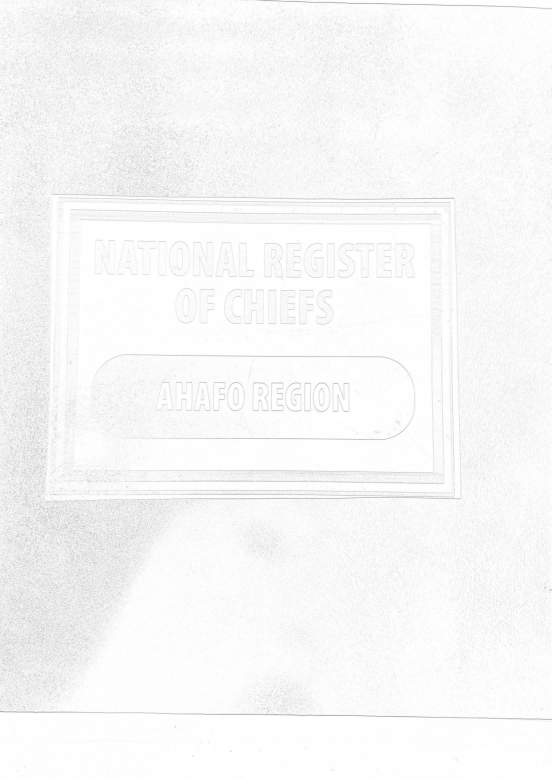
#> input picture data/processed/cleaned/morphology/page_01.png, 1654 x 2340 px (shown at 1/3 size); its folder holds only this picture in this run
$ python crop_utils.py
#> lines starting #> are read from the running program, lines starting #| are printed output that depends on the picture; after the words box and inside, x2 and y2 are one past the last pixel; in counts of white or black regions, pixels touching at a corner belong together
#> in detect_and_save_boxes, image is the input picture: shape (2340, 1654, 3); min 112, max 255, mean 247.6
import cv2
import numpy as np
import os
import glob

# Parameters optimized for content capture
BLACK_THRESHOLD = 50
WHITE_THRESHOLD = 200
MIN_CELL_AREA = 800
ROW_GROUP_THRESHOLD = 20
CONTENT_PADDING = 5  # Extra pixels around content

def preprocess_for_boxes(image):
    """Enhance boxes while preserving content"""
    gray = cv2.cvtColor(image, cv2.COLOR_BGR2GRAY) if len(image.shape) == 3 else image.copy()

    # Use adaptive threshold to keep content visible
    thresh = cv2.adaptiveThreshold(
        gray, 255,
        cv2.ADAPTIVE_THRESH_GAUSSIAN_C,
        cv2.THRESH_BINARY_INV, 21, 10
    )
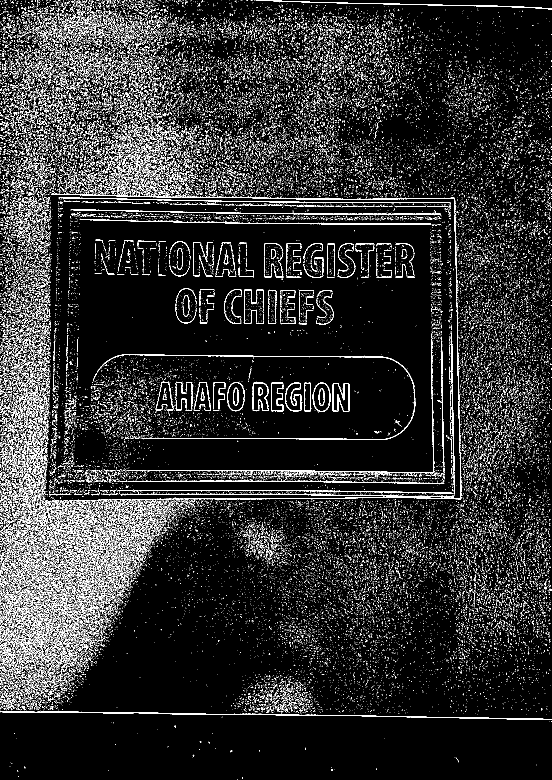
#> thresh: shape (2340, 1654) (shown at 1/3 size); 7.8% white in thin lines or dots

    # Horizontal and vertical kernels to detect box lines
    horizontal_kernel = cv2.getStructuringElement(cv2.MORPH_RECT, (20, 1))
    vertical_kernel = cv2.getStructuringElement(cv2.MORPH_RECT, (1, 20))

    # Detect and enhance lines
    horizontal = cv2.morphologyEx(thresh, cv2.MORPH_OPEN, horizontal_kernel)
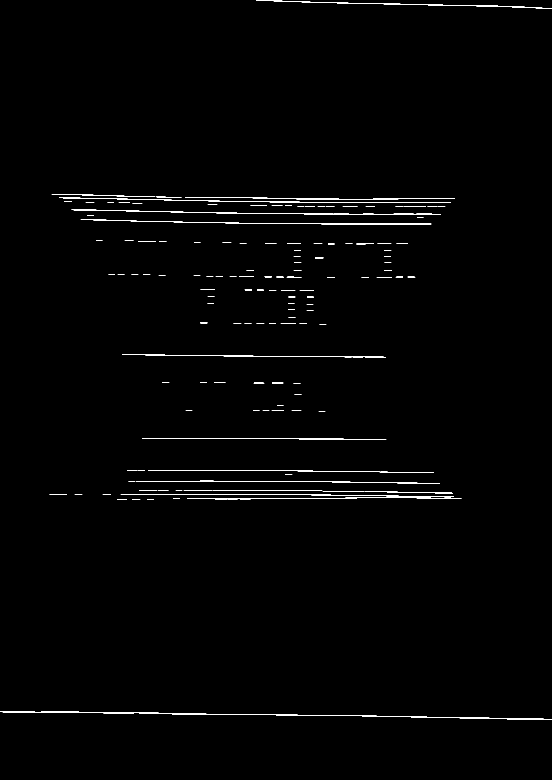
#> horizontal: shape (2340, 1654) (shown at 1/3 size); 0.71% white in thin lines or dots
    vertical = cv2.morphologyEx(thresh, cv2.MORPH_OPEN, vertical_kernel)
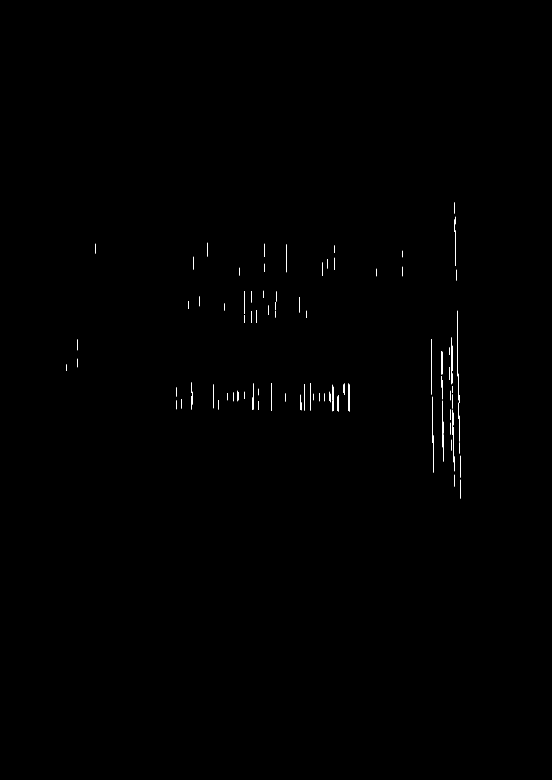
#> vertical: shape (2340, 1654) (shown at 1/3 size); 0.15% white in thin lines or dots, all inside (x1, y1, x2, y2) = (199, 607, 1383, 1496)
    box_structure = cv2.bitwise_or(horizontal, vertical)
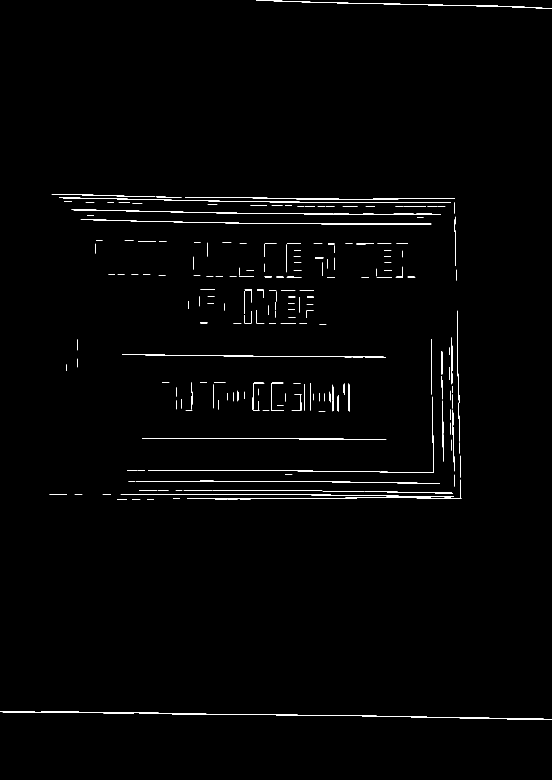
#> box_structure: shape (2340, 1654) (shown at 1/3 size); 0.86% white in thin lines or dots

    return box_structure

def get_content_roi(image, box):
    """Get region of interest including content with padding"""
    x, y, w, h = box
    # Expand area slightly to ensure content is captured
    x1 = max(0, x - CONTENT_PADDING)
    y1 = max(0, y - CONTENT_PADDING)
    x2 = min(image.shape[1], x + w + CONTENT_PADDING)
    y2 = min(image.shape[0], y + h + CONTENT_PADDING)
    return image[y1:y2, x1:x2]

def detect_and_save_boxes(image_path, output_dir):
    """Main function to detect boxes and save their contents"""
    image = cv2.imread(image_path)
    if image is None:
        print(f"Could not load image: {image_path}")
        return False

    # Preprocess to enhance box structure
    box_mask = preprocess_for_boxes(image)

    # Find contours of boxes
    contours, _ = cv2.findContours(box_mask, cv2.RETR_TREE, cv2.CHAIN_APPROX_SIMPLE)
#> contours = 237 contours, 185 with area under 20; largest, box (x1, y1, x2, y2) and area: (0, 2135, 1654, 2159) 1788, (796, 2, 1654, 27) 918, (214, 629, 1323, 643) 872, (366, 1063, 1094, 1072) 824, (589, 1439, 1385, 1498) 816

    # Process detected boxes
    boxes = []
    for cnt in contours:
        x, y, w, h = cv2.boundingRect(cnt)
        if w * h > MIN_CELL_AREA:
            boxes.append((x, y, w, h))
#> this loop made 237 passes
#> (cnt, x, y, w, h) on passes 2 to 4: ([[396, 1498], [420, 1498]], 396, 1498, 25, 1), ([[351, 1498], [380, 1498]], 351, 1498, 30, 1), ([[441, 1497], [461, 1497]], 441, 1497, 21, 1)
#> after the loop, boxes = 21 items, first 6: (0, 2135, 1654, 24), (362, 1482, 1000, 10), (1093, 1474, 266, 6), (637, 1470, 330, 3), (407, 1442, 913, 9), (589, 1439, 796, 59)

    # Group and save box contents
    base_name = os.path.splitext(os.path.basename(image_path))[0]
    os.makedirs(output_dir, exist_ok=True)

    for i, box in enumerate(boxes, start=1):
        content_roi = get_content_roi(image, box)
        save_path = os.path.join(output_dir, f"{base_name}_box_{i:03d}.png")
        cv2.imwrite(save_path, content_roi)
#> this loop made 21 passes
#> (x in get_content_roi, y in get_content_roi, w in get_content_roi, h in get_content_roi, x1 in get_content_roi, y1 in get_content_roi, x2 in get_content_roi, y2 in get_content_roi) on passes 1 to 12: (0, 2135, 1654, 24, 0, 2130, 1654, 2164), (362, 1482, 1000, 10, 357, 1477, 1367, 1497), (1093, 1474, 266, 6, 1088, 1469, 1364, 1485), (637, 1470, 330, 3, 632, 1465, 972, 1478), (407, 1442, 913, 9, 402, 1437, 1325, 1456), (589, 1439, 796, 59, 584, 1434, 1390, 1503), (426, 1314, 733, 6, 421, 1309, 1164, 1325), (1326, 1202, 5, 183, 1321, 1197, 1336, 1390), (444, 1190, 858, 229, 439, 1185, 1307, 1424), (884, 1183, 20, 47, 879, 1178, 909, 1235), (815, 1148, 37, 85, 810, 1143, 857, 1238), (760, 1148, 33, 81, 755, 1143, 798, 1234)

    return True

if __name__ == "__main__":
    input_dir = "data/processed/cleaned/morphology/"
    output_dir = "data/processed/cropped/cropped_by_boxes/"

    for img_path in glob.glob(os.path.join(input_dir, "*.png")):
        print(f"Processing {img_path}...")
        if detect_and_save_boxes(img_path, output_dir):
            print(f"Saved box contents to {output_dir}")
        else:
            print(f"Failed to process {img_path}")

$ run again, on data/processed/cleaned/morphology/page_05.png
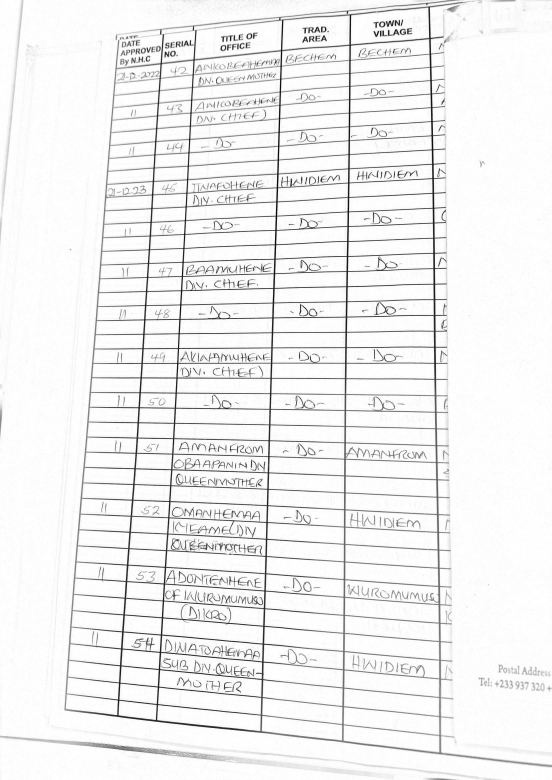
#> input picture data/processed/cleaned/morphology/page_05.png, 1654 x 2340 px (shown at 1/3 size)
#> in detect_and_save_boxes, image is the input picture: shape (2340, 1654, 3); min 0, max 255, mean 240.3
#> in preprocess_for_boxes, `thresh = cv2.adaptiveThreshold( gray, 255, cv2.ADAPTIVE_THRESH_GAUSSIA..`:
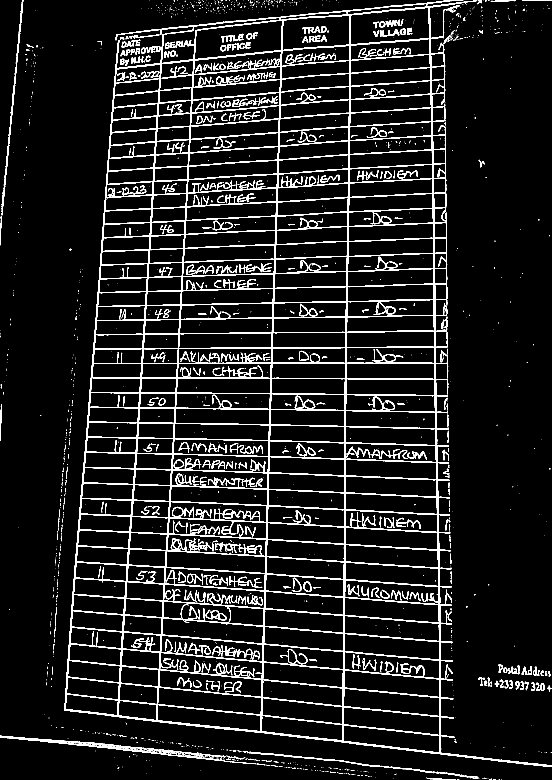
#> thresh: shape (2340, 1654) (shown at 1/3 size); 8% white; 1808 white regions (1274 under 20 px), largest, box (x1, y1, x2, y2) and area: (193, 0, 1654, 2301) 222548, (0, 2207, 768, 2293) 5359, (728, 2254, 1435, 2337) 2479
#> horizontal: shape (2340, 1654); 4.2% white; 190 white regions, largest, box (x1, y1, x2, y2) and area: (194, 2129, 1654, 2300) 7387, (347, 111, 1332, 206) 3868, (211, 1881, 1359, 1984) 3728
#> vertical: shape (2340, 1654); 1.8% white; 267 white regions, largest, box (x1, y1, x2, y2) and area: (1286, 20, 1323, 2264) 10937, (1026, 44, 1053, 2228) 9713, (781, 59, 850, 2200) 9188
#> box_structure: shape (2340, 1654); 5.9% white; 295 white regions
#> contours = 510 contours, 172 with area under 20; largest, box (x1, y1, x2, y2) and area: (194, 4, 1654, 2300) 2172130, (841, 136, 1049, 316) 32465, (498, 1603, 799, 1721) 28900, (1051, 21, 1288, 135) 21242, (570, 316, 839, 418) 19856
#> the loop in detect_and_save_boxes, `for cnt in contours:` made 510 passes
#> (x, y, w, h) on passes 1, 3, 4: (1284, 2335, 85, 5), (1265, 2314, 128, 13), (1060, 2290, 216, 23)
#> after the loop in detect_and_save_boxes, `for cnt in contours:`: boxes = 224 items, first 6: (1265, 2314, 128, 13), (1060, 2290, 216, 23), (754, 2258, 279, 25), (0, 2208, 497, 54), (194, 4, 1460, 2296), (1029, 2175, 291, 84)
#> the loop in detect_and_save_boxes, `for i, box in enumerate(boxes, start=1):` made 224 passes
#> (x in get_content_roi, y in get_content_roi, w in get_content_roi, h in get_content_roi, x1 in get_content_roi, y1 in get_content_roi, x2 in get_content_roi, y2 in get_content_roi) on passes 1 to 3: (1265, 2314, 128, 13, 1260, 2309, 1398, 2332), (1060, 2290, 216, 23, 1055, 2285, 1281, 2318), (754, 2258, 279, 25, 749, 2253, 1038, 2288)
#> pass 3, in detect_and_save_boxes, `content_roi = get_content_roi(image, box)`:
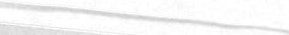
#> content_roi: shape (35, 289, 3); min 200, max 255, mean 246

$ run again, on data/processed/cleaned/morphology/page_07.png
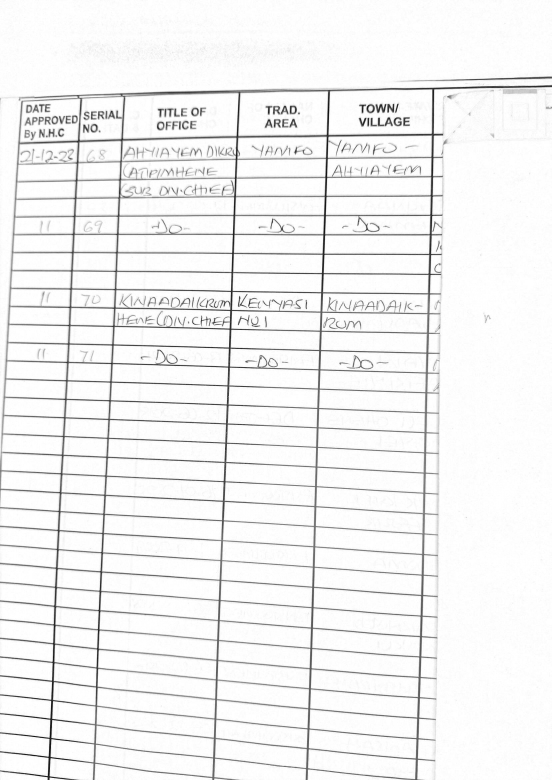
#> input picture data/processed/cleaned/morphology/page_07.png, 1654 x 2340 px (shown at 1/3 size)
#> in detect_and_save_boxes, image is the input picture: shape (2340, 1654, 3); min 0, max 255, mean 241.9
#> in preprocess_for_boxes, `thresh = cv2.adaptiveThreshold( gray, 255, cv2.ADAPTIVE_THRESH_GAUSSIA..`:
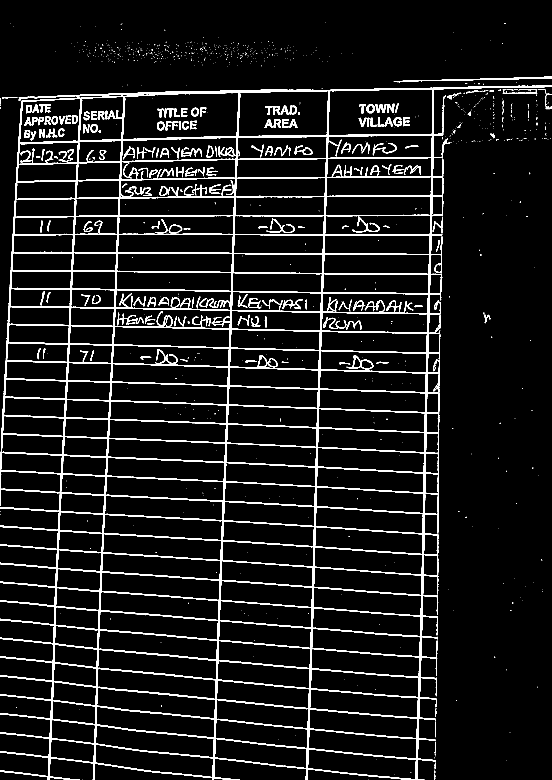
#> thresh: shape (2340, 1654) (shown at 1/3 size); 7.2% white; 1119 white regions (877 under 20 px), largest, box (x1, y1, x2, y2) and area: (0, 256, 1654, 2340) 232188, (1181, 230, 1654, 245) 1700, (599, 894, 690, 924) 753
#> horizontal: shape (2340, 1654); 4.4% white; 117 white regions (2 under 20 px), largest, box (x1, y1, x2, y2) and area: (58, 256, 1654, 304) 9040, (56, 402, 1331, 432) 6223, (0, 2026, 1309, 2159) 4989
#> vertical: shape (2340, 1654); 1.8% white; 174 white regions (1 under 20 px), largest, box (x1, y1, x2, y2) and area: (1246, 264, 1302, 2340) 11920, (917, 271, 989, 2340) 11332, (637, 276, 720, 2340) 10772
#> box_structure: shape (2340, 1654); 6.1% white; 205 white regions (3 under 20 px)
#> contours = 368 contours, 91 with area under 20; largest, box (x1, y1, x2, y2) and area: (0, 256, 1654, 2340) 2454545, (368, 277, 717, 419) 44486, (984, 267, 1298, 407) 41437, (714, 272, 986, 411) 35092, (58, 295, 243, 429) 21842
#> the loop in detect_and_save_boxes, `for cnt in contours:` made 368 passes
#> (x, y, w, h) on passes 3, 6, 7: (1305, 2226, 2, 35), (1308, 2050, 2, 39), (1309, 1922, 3, 49)
#> after the loop in detect_and_save_boxes, `for cnt in contours:`: boxes = 165 items, first 6: (0, 256, 1654, 2084), (923, 2247, 326, 92), (285, 2233, 355, 99), (151, 2217, 133, 71), (644, 2215, 277, 90), (925, 2187, 325, 90)
#> the loop in detect_and_save_boxes, `for i, box in enumerate(boxes, start=1):` made 165 passes
#> (x in get_content_roi, y in get_content_roi, w in get_content_roi, h in get_content_roi, x1 in get_content_roi, y1 in get_content_roi, x2 in get_content_roi, y2 in get_content_roi) on passes 1 to 3: (0, 256, 1654, 2084, 0, 251, 1654, 2340), (923, 2247, 326, 92, 918, 2242, 1254, 2340), (285, 2233, 355, 99, 280, 2228, 645, 2337)
#> pass 3, in detect_and_save_boxes, `content_roi = get_content_roi(image, box)`:
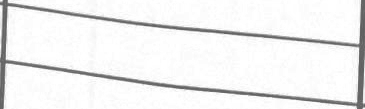
#> content_roi: shape (109, 365, 3); min 95, max 255, mean 239.7

$ run again, on data/processed/cleaned/morphology/page_02.png
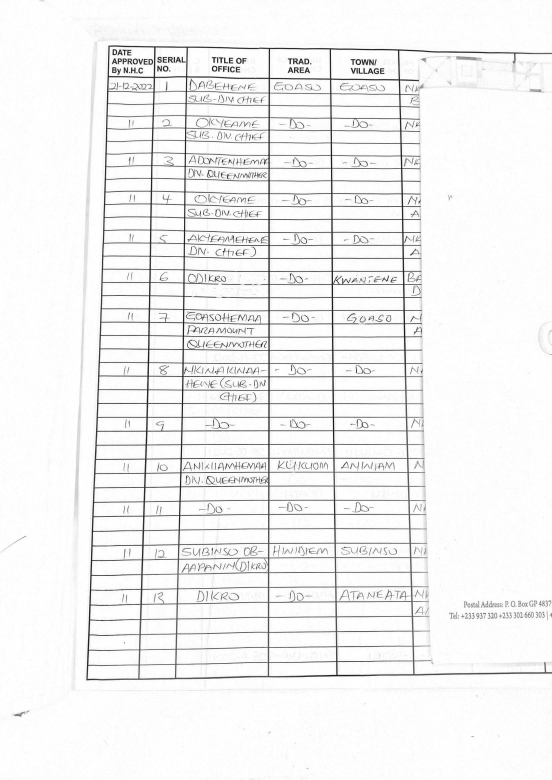
#> input picture data/processed/cleaned/morphology/page_02.png, 1654 x 2340 px (shown at 1/3 size)
#> in detect_and_save_boxes, image is the input picture: shape (2340, 1654, 3); min 0, max 255, mean 242.3
#> in preprocess_for_boxes, `thresh = cv2.adaptiveThreshold( gray, 255, cv2.ADAPTIVE_THRESH_GAUSSIA..`:
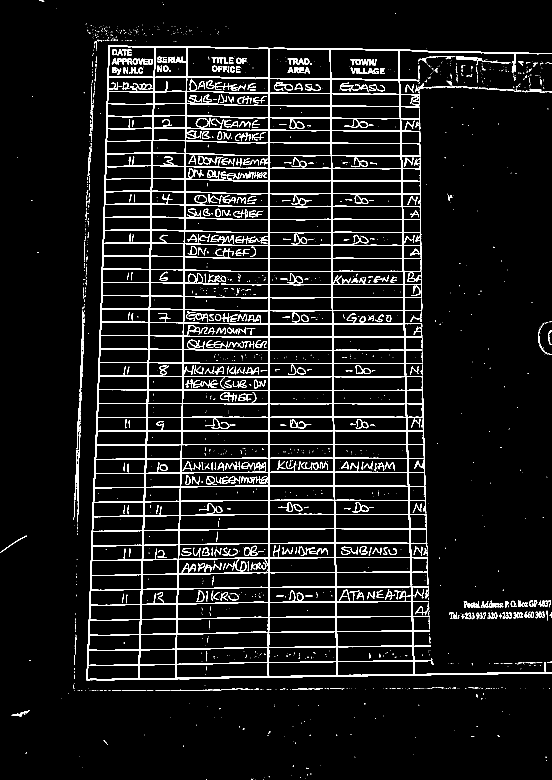
#> thresh: shape (2340, 1654) (shown at 1/3 size); 6.4% white; 2014 white regions (1441 under 20 px), largest, box (x1, y1, x2, y2) and area: (259, 136, 1654, 2041) 176624, (230, 931, 253, 1348) 1593, (224, 1277, 241, 1566) 969
#> horizontal: shape (2340, 1654); 3.3% white; 151 white regions (2 under 20 px), largest, box (x1, y1, x2, y2) and area: (260, 2016, 1654, 2041) 6023, (326, 136, 1654, 162) 4862, (324, 228, 1259, 243) 3513
#> vertical: shape (2340, 1654); 1.3% white; 145 white regions, largest, box (x1, y1, x2, y2) and area: (415, 140, 466, 2041) 7752, (1194, 149, 1243, 2028) 7619, (260, 137, 328, 2042) 7488
#> box_structure: shape (2340, 1654); 4.6% white; 210 white regions (2 under 20 px)
#> contours = 445 contours, 173 with area under 20; largest, box (x1, y1, x2, y2) and area: (260, 136, 1654, 2042) 1775350, (552, 810, 806, 933) 28839, (561, 142, 807, 235) 21237, (992, 147, 1197, 239) 17712, (809, 146, 991, 237) 15876
#> the loop in detect_and_save_boxes, `for cnt in contours:` made 445 passes
#> (x, y, w, h) on passes 1, 4, 8: (37, 2143, 30, 5), (529, 2070, 103, 2), (664, 2067, 50, 2)
#> after the loop in detect_and_save_boxes, `for cnt in contours:`: boxes = 239 items, first 6: (233, 1337, 5, 230), (231, 1206, 8, 143), (240, 932, 12, 248), (260, 136, 1394, 1906), (262, 1995, 155, 43), (418, 1993, 109, 44)
#> the loop in detect_and_save_boxes, `for i, box in enumerate(boxes, start=1):` made 239 passes
#> (x in get_content_roi, y in get_content_roi, w in get_content_roi, h in get_content_roi, x1 in get_content_roi, y1 in get_content_roi, x2 in get_content_roi, y2 in get_content_roi) on passes 1 to 3: (233, 1337, 5, 230, 228, 1332, 243, 1572), (231, 1206, 8, 143, 226, 1201, 244, 1354), (240, 932, 12, 248, 235, 927, 257, 1185)
#> pass 3, in detect_and_save_boxes, `content_roi = get_content_roi(image, box)`:
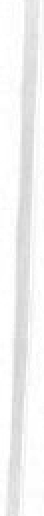
#> content_roi: shape (258, 22, 3) (shown 2 times larger); min 209, max 255, mean 242.9
